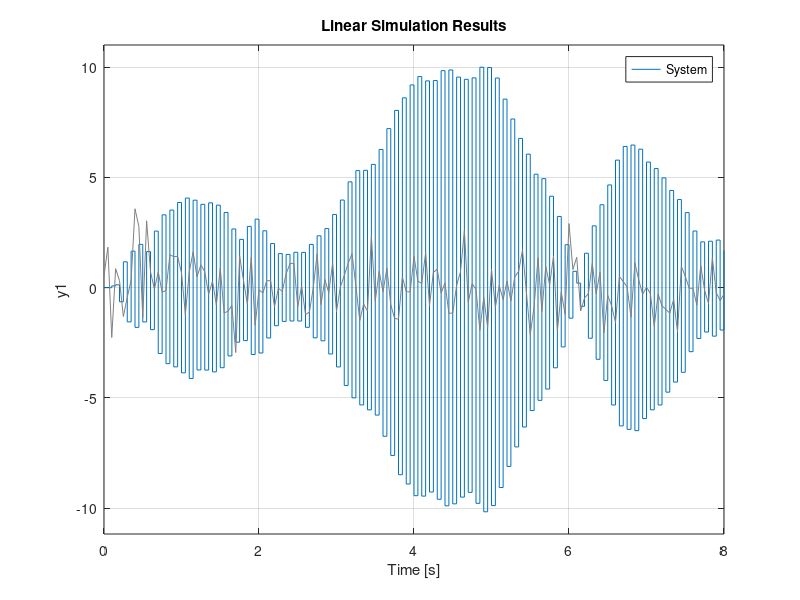

The MATLAB script that drew this image: (Note: this script raises an error after producing the figure.)
%% Prepare workspace
close;
clear;
clc;

%% Constructing a State-Space Model of the DC Motor
% Enter the values to specify the DC motor
R= 0.4;     % Ohms
L= 0.5;     % Henrys
Km = .015;  % torque constant
Kb = .015;  % emf constant
Kf = 0.2;   % Nms
J= 0.2;    % kg.m^2

% Given the values of the DC motor, we can create the state-space
% representatnion
A = [-R/L -Kb/L; Km/J -Kf/J];
B = [1/L; 0];
C = [0 1];
D = [0];

ts = 0.05;  % System sample time
sys_dc = ss(A,B,C,D,ts) % Create the discrete system

% Generate a input trajectory
t = 0:ts:8;  
% u_d = randn(length(t),1);   % Generate a random one dimensional input
% save('DC_motor_input.mat','u_d');
u_d = load('DC_motor_input.mat').u_d;    % Load predefinded input for testing

%% Plot the system response.
figure()
lsim(sys_dc,u_d,t)
legend('System')
grid on

x0 = [1 2];
y_d = lsim(sys_dc,u_d,t,x0);   % Simulate system response

%% Initialization of DDMPC
n = 2;      % Upper system order
L = 5;     % Prediction horizon
R = 0.1;    % Cost matrix R
Q = 1;      % Cost matix Q

ddmpc= DDMPC(u_d,y_d,Q,R,2,L);

%% Execution of DDMPC
% Initial training values
u = randn(1,1);
x = randn(n,1);

u_traj = [];
y_traj =[];
for i=1:100
    y = C * x + D * u;
    x = A * x + B * u;
    u = ddmpc.step(u,y);
    u_traj = [u_traj; u'];
    y_traj = [y_traj; y'];
end

% Plot training
figure
plot(y_traj)
hold on;
plot(u_traj)
grid on;
legend('Output','Input');